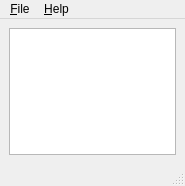
<?xml version="1.0" encoding="UTF-8"?>
<ui version="4.0">
 <class>MainWindow</class>
 <widget class="QMainWindow" name="MainWindow">
  <property name="geometry">
   <rect>
    <x>0</x>
    <y>0</y>
    <width>185</width>
    <height>186</height>
   </rect>
  </property>
  <property name="windowTitle">
   <string>ksilit_dev</string>
  </property>
  <widget class="QWidget" name="centralwidget">
   <layout class="QGridLayout" name="gridLayout">
    <item row="0" column="0">
     <widget class="QTreeView" name="jotterTreeView">
      <property name="contextMenuPolicy">
       <enum>Qt::CustomContextMenu</enum>
      </property>
     </widget>
    </item>
   </layout>
  </widget>
  <widget class="QMenuBar" name="menubar">
   <property name="geometry">
    <rect>
     <x>0</x>
     <y>0</y>
     <width>185</width>
     <height>22</height>
    </rect>
   </property>
   <widget class="QMenu" name="menu_File">
    <property name="title">
     <string>&amp;File</string>
    </property>
    <addaction name="action_Quit"/>
   </widget>
   <widget class="QMenu" name="menu_Help">
    <property name="title">
     <string>&amp;Help</string>
    </property>
    <addaction name="action_About"/>
   </widget>
   <addaction name="menu_File"/>
   <addaction name="menu_Help"/>
  </widget>
  <widget class="QStatusBar" name="statusbar"/>
  <action name="action_Quit">
   <property name="text">
    <string>&amp;Quit</string>
   </property>
   <property name="shortcut">
    <string>Ctrl+Q</string>
   </property>
  </action>
  <action name="action_About">
   <property name="text">
    <string>&amp;About</string>
   </property>
  </action>
 </widget>
 <resources/>
 <connections>
  <connection>
   <sender>action_Quit</sender>
   <signal>triggered()</signal>
   <receiver>MainWindow</receiver>
   <slot>close()</slot>
   <hints>
    <hint type="sourcelabel">
     <x>-1</x>
     <y>-1</y>
    </hint>
    <hint type="destinationlabel">
     <x>81</x>
     <y>69</y>
    </hint>
   </hints>
  </connection>
 </connections>
</ui>
